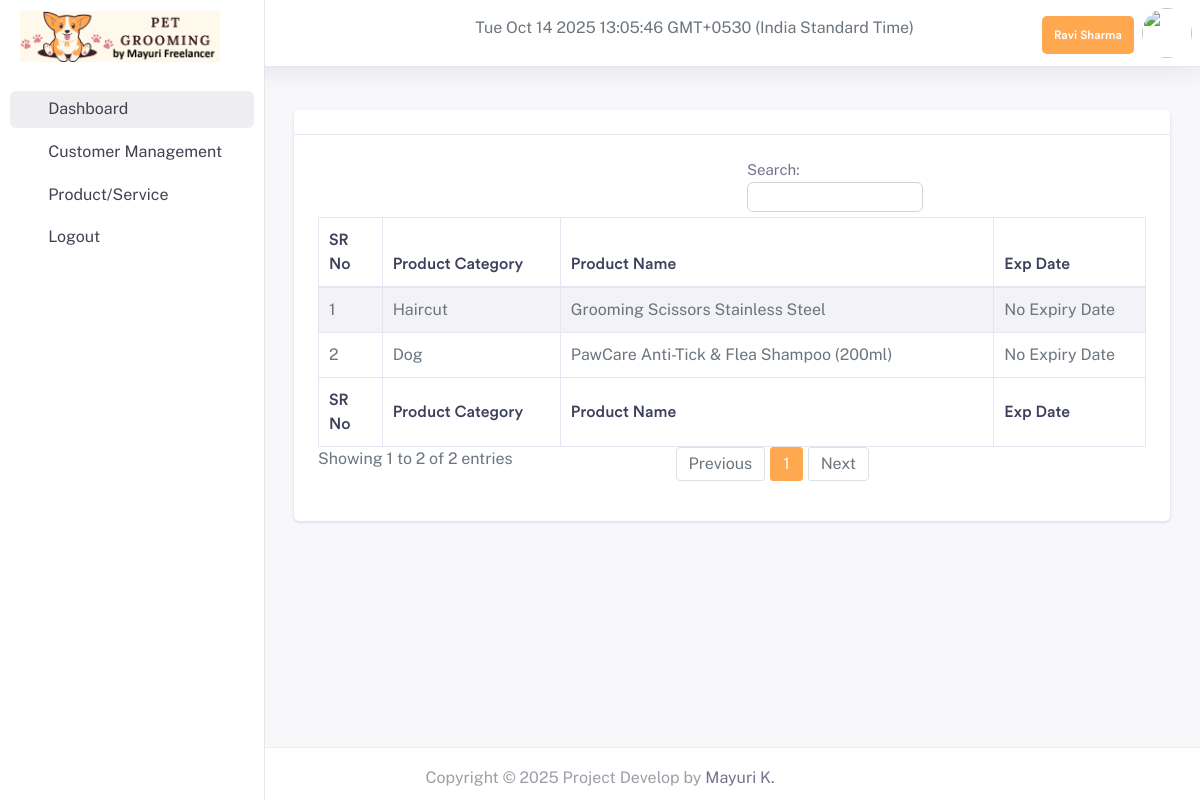
Screenshot of /pet_grooming/admin/expired_product.php (signed in) with the database file from the repository.
### tables this page shows
CREATE TABLE `tbl_manage_website` (
  `id` int(11) NOT NULL,
  `title` varchar(600) NOT NULL,
  `short_title` varchar(600) NOT NULL,
  `logo` text NOT NULL,
  `footer` text NOT NULL,
  `currency_code` varchar(600) NOT NULL,
  `currency_symbol` varchar(255) DEFAULT NULL,
  `login_logo` text NOT NULL,
  `invoice_logo` text NOT NULL,
  `background_login_image` text NOT NULL,
  `status` int(11) NOT NULL,
  `deduct` tinyint(4) NOT NULL,
  `instance` varchar(400) NOT NULL,
  `access` varchar(400) NOT NULL,
  `term` longtext NOT NULL,
  `sign` varchar(200) NOT NULL,
  `bank` varchar(600) NOT NULL,
  `acc_no` varchar(600) NOT NULL,
  `ifsc` varchar(600) NOT NULL,
  `branch` varchar(600) NOT NULL,
  `badd` varchar(600) NOT NULL,
  `favicon` varchar(500) NOT NULL,
  `qr` varchar(600) NOT NULL
);

CREATE TABLE `tbl_product` (
  `id` int(11) NOT NULL,
  `user_id` int(11) NOT NULL,
  `pid` varchar(100) NOT NULL,
  `name` varchar(1500) NOT NULL,
  `hsn` varchar(600) NOT NULL,
  `unit_price` varchar(1500) NOT NULL,
  `purchase_price` varchar(20) NOT NULL,
  `gst` varchar(250) NOT NULL,
  `purchase_gst` varchar(50) DEFAULT NULL,
  `selling_gst` varchar(50) NOT NULL,
  `details` varchar(2500) NOT NULL,
  `image` varchar(200) NOT NULL DEFAULT 'product-default.jpg',
  `openning_stock` int(11) NOT NULL,
  `created_date` timestamp NOT NULL DEFAULT current_timestamp() ON UPDATE current_timestamp(),
  `delete_status` tinyint(4) NOT NULL,
  `group_id` int(20) NOT NULL,
  `unit` int(50) NOT NULL,
  `currentdate` date DEFAULT NULL,
  `exp` int(11) NOT NULL,
  `exp_date` date DEFAULT NULL,
  `min_stock` int(11) NOT NULL
);

CREATE TABLE `tbl_product_grp` (
  `id` int(11) NOT NULL,
  `user_id` varchar(11) NOT NULL,
  `name` varchar(150) NOT NULL,
  `for` tinyint(4) NOT NULL,
  `status` varchar(100) NOT NULL,
  `delete_status` int(11) NOT NULL,
  `created_date_time` timestamp NOT NULL DEFAULT current_timestamp() ON UPDATE current_timestamp()
);

### pet_grooming/admin/expired_product.php (the view, shortened to what this page needs)
<?php include('include/head.php'); ?>
<?php include('include/header.php'); ?>
<?php include('include/sidebar.php'); ?>
<div class="dashboard-wrapper">
    <div class="container-fluid  dashboard-content">
        <div class="row">
            <div class="col-xl-12 col-lg-12 col-md-12 col-sm-12 col-12">
                <div class="card">
                    <div class="card-header">
                    </div>
                    <div class="card-body">
                        <div class="table-responsive">
                            <table id="example" class="table table-striped table-bordered second" style="width:100%">
                                <thead>
                                    <tr>
                                        <th>SR No</th>
                                          <th>Product Category</th>
                                        <th>Product Name</th>
                                        <th>Exp Date</th>
                                    </tr>
                                </thead>
                                <tbody>
                        <?php
$date = date('Y-m-d');
$sql = "SELECT * FROM tbl_product
        WHERE delete_status = '0'
        AND exp_date IS NOT NULL
        AND exp_date != ''
        AND exp_date < :date";
$statement = $conn->prepare($sql);
$statement->execute([':date' => $date]);
$row14 = $statement->fetchAll();
                                 foreach($row14 as $row){
                                        extract($row);
                                        $no += 1;
                                    ?>
                                        <tr>
                                            <td><?= $no; ?></td>
                                             <td>      <?php
                                    $stmt2 = $conn->prepare("SELECT * FROM `tbl_product_grp` WHERE id=? AND delete_status='0' ");
                                    $stmt2->execute([$group_id]);
                                    $record2 = $stmt2->fetch();
                                    echo $record2['name']; ?></td>
                                            <td><?= $name; ?></td>
                                   <td>
    <?php if ($exp == '1' && !empty($exp_date)) { ?>
       <?= date("d-m-Y", strtotime($exp_date)); ?>
    <?php } else { ?>
        No Expiry Date
    <?php } ?>
</td>
                                        </tr>
                                    <?php } ?>
                                </tbody>
                                <tfoot>
                                    <tr>
                                       <th>SR No</th>
                                          <th>Product Category</th>
                                        <th>Product Name</th>
                                        <th>Exp Date</th>
                                    </tr>
                                </tfoot>
                            </table>
                        </div>
                    </div>
                </div>
            </div>
        </div>
    </div>
    <?php include('include/footer.php'); ?>
</div>
</div>
</body>

### pet_grooming/admin/include/header.php (shortened to what this page needs)
<?php
require_once('../assets/constants/fetch-my-info.php');
?>
<?php
$stmt = $conn->prepare("SELECT * FROM tbl_admin WHERE id='".$_SESSION['id']."'");
$stmt->execute();
$result = $stmt->fetch(PDO::FETCH_ASSOC);
 $sql = "SELECT * FROM tbl_manage_website where status='0'";
  $statement = $conn->prepare($sql);
                                                 $statement->execute();
                                              $row = $statement->fetch(PDO::FETCH_ASSOC);
                                                                    extract($row);
                                                                    ?>
<body>
    <div class="dashboard-main-wrapper">
        <div class="dashboard-header">
            <nav class="navbar navbar-expand-lg bg-white fixed-top">
                <div class="collapse navbar-collapse " id="navbarSupportedContent">
                    <ul class="navbar-nav ml-auto navbar-right-top">
                                                      <li class="mt-3 text-start" style="margin-right:120px;text-color:black;">
                              <?php
echo date('D M d Y H:i:s') . ' GMT+0530 (India Standard Time)';
?>
                               </li>
                         <li class="pt-3">
                             <div class="nav-user-info title3 info-user">
                                    <h6 class="mb-0 text-white nav-user-name"><?=$result['fname'];?><?=$result['lname'];?> </h6>
                                </div>
                         </li>
                         <li class="nav-item dropdown nav-user">
                            <a class="nav-link nav-user-img" href="profile.php" id="navbarDropdownMenuLink2" data-toggle="dropdown" aria-haspopup="true" aria-expanded="false"><img src="../assets/uploadImage/Profile/<?=$result['image']?>" alt="" class="user-avatar-md rounded-circle"></a>
                        </li>
   </ul>
                </div>
            </nav>
        </div>

### pet_grooming/admin/include/sidebar.php (shortened to what this page needs)
<?php
   require_once('../assets/constants/fetch-my-info.php');
                  $stmt = $conn->prepare("SELECT * FROM tbl_admin WHERE id='".$_SESSION['id']."'");
                   $stmt->execute();
                   $admin = $stmt->fetch(PDO::FETCH_ASSOC);
                   $userroles=$_SESSION['userroles'];
                   ?>
<div class="nav-left-sidebar sidebar-light">
   <div class="menu-list">
        <a class="navbar-brand" href="index.php">
                                <img class="img-fluid" src="../assets/uploadImage/Logo/<?php echo $login_logo; ?>" style="width:200px;height:auto;" alt="Theme-Logo" />
                            </a>
      <nav class="navbar navbar-expand-lg navbar-light">
         <div class="collapse navbar-collapse" id="navbarNav">
            <ul class="navbar-nav flex-column">
               <li class="nav-item mt-1">
                  <a class="nav-link active" href="index.php"><i class="ti ti-smart-home me-2"></i>Dashboard </a>
               </li>
                 <?php if (in_array('Customer Management',$userroles) || ($admin['role_id']==0))
                  { ?>
               <li class="nav-item ">
                  <a class="nav-link  " href="view_customer.php"><i class="ti ti-user-plus me-2"></i>Customer Management</a>
               </li>
<?php  } ?>
                <?php if (in_array('Product/Service Management',$userroles) || ($admin['role_id']==0))
                  { ?>
               <li class="nav-item ">
                  <a class="nav-link " href="productdisplay.php"><i class="ti ti-list-details me-2"></i>Product/Service</a>
               </li>
               <?php  } ?>
               <li class="nav-item ">
                  <a class="nav-link " href="../logout.php"><i class="ti ti-logout me-2"></i>Logout</a>
               </li>
            </ul>
         </div>
      </nav>
   </div>
</div>

### pet_grooming/admin/include/footer.php (style rules this page uses)
html { overflow-x: hidden !important; }

### rows the page displays
tbl_manage_website: login_logo (picture)
tbl_product: tbl_product_grp.name "Haircut", name "Grooming Scissors Stainless Steel", exp "No Expiry Date"
tbl_product: tbl_product_grp.name "Dog", name "PawCare Anti-Tick & Flea Shampoo (200ml)", exp "No Expiry Date"

### other values shown
$result['fname'] "Ravi"
$result['lname'] "Sharma"
